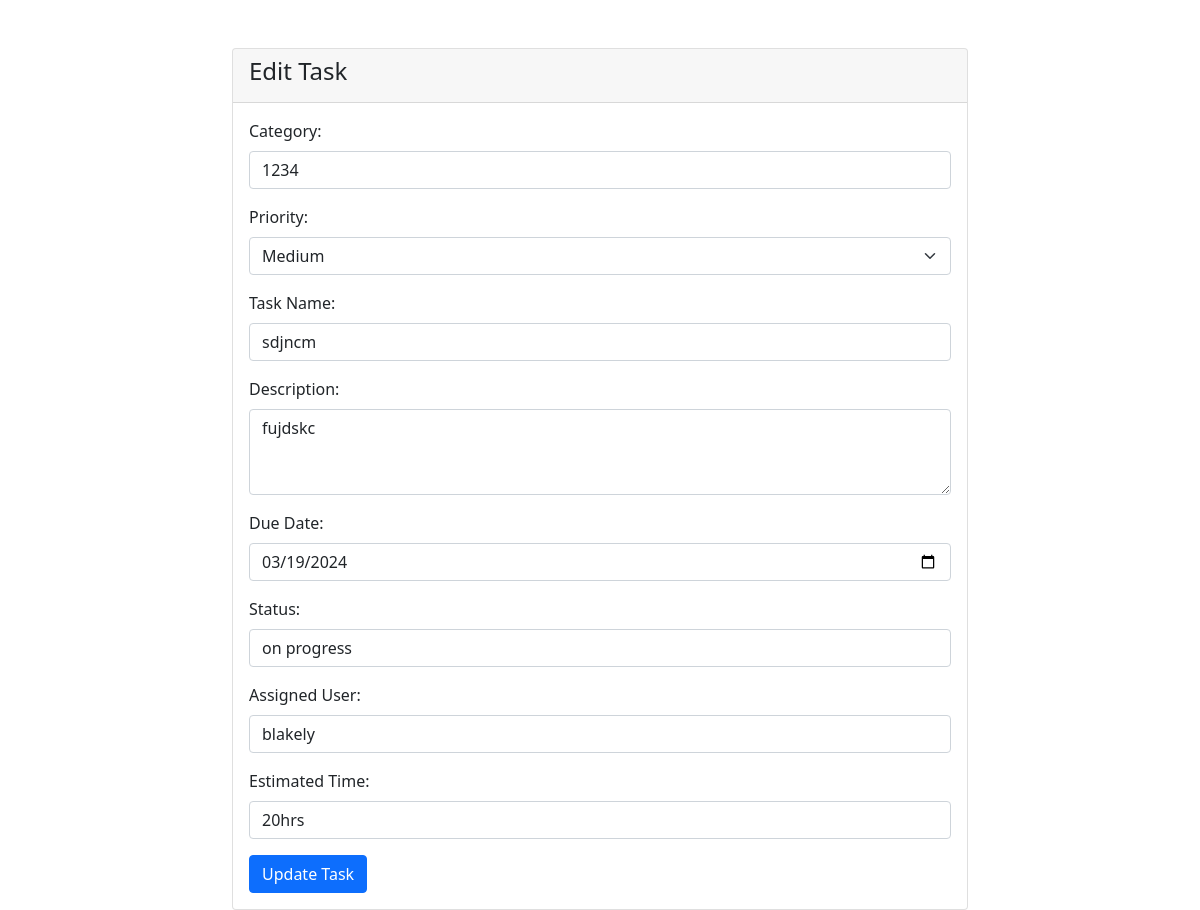
Page /update.php?id=1 on the committed database.
### tables this page shows
CREATE TABLE `tasks` (
  `id` int(11) NOT NULL,
  `category` varchar(255) NOT NULL,
  `priority` enum('Low','Medium','High') NOT NULL,
  `task_name` varchar(255) NOT NULL,
  `description` text DEFAULT NULL,
  `due_date` date DEFAULT NULL,
  `status` varchar(255) DEFAULT NULL,
  `assigned_user` varchar(255) DEFAULT NULL,
  `estimated_time` varchar(50) DEFAULT NULL
);

### update.php (the view, shortened to what this page needs)
<?php
include "config.php";
$task_id = $_GET['id'];
$sql = "SELECT * FROM tasks WHERE id = ?";
$stmt = $pdo->prepare($sql);
$stmt->execute([$task_id]);
$task = $stmt->fetch(PDO::FETCH_ASSOC);
?>
<!DOCTYPE html>
<html lang="en">
<head>
    <link href="https://cdn.jsdelivr.net/npm/bootstrap@5.1.0/dist/css/bootstrap.min.css" rel="stylesheet">
</head>
<body>
<div class="container mt-5">
    <div class="row justify-content-center">
        <div class="col-md-8">
            <div class="card">
                <div class="card-header">
                    <h4>Edit Task</h4>
                </div>
                <div class="card-body">
                    <form action="update.php?id=<?php echo $task_id; ?>" method="post">
                        <div class="mb-3">
                            <label for="category" class="form-label">Category:</label>
                            <input type="text" class="form-control" id="category" name="category" value="<?php echo $task['category']; ?>" required>
                        </div>
                        <div class="mb-3">
                            <label for="priority" class="form-label">Priority:</label>
                            <select class="form-select" id="priority" name="priority" required>
                                <option value="Medium" <?php if ($task['priority'] == 'Medium') echo 'selected'; ?>>Medium</option>
                            </select>
                        </div>
                        <div class="mb-3">
                            <label for="task_name" class="form-label">Task Name:</label>
                            <input type="text" class="form-control" id="task_name" name="task_name" value="<?php echo $task['task_name']; ?>" required>
                        </div>
                        <div class="mb-3">
                            <label for="description" class="form-label">Description:</label>
                            <textarea class="form-control" id="description" name="description" rows="3"><?php echo $task['description']; ?></textarea>
                        </div>
                        <div class="mb-3">
                            <label for="due_date" class="form-label">Due Date:</label>
                            <input type="date" class="form-control" id="due_date" name="due_date" value="<?php echo $task['due_date']; ?>">
                        </div>
                        <div class="mb-3">
                            <label for="status" class="form-label">Status:</label>
                            <input type="text" class="form-control" id="status" name="status" value="<?php echo $task['status']; ?>">
                        </div>
                        <div class="mb-3">
                            <label for="assigned_user" class="form-label">Assigned User:</label>
                            <input type="text" class="form-control" id="assigned_user" name="assigned_user" value="<?php echo $task['assigned_user']; ?>">
                        </div>
                        <div class="mb-3">
                            <label for="estimated_time" class="form-label">Estimated Time:</label>
                            <input type="text" class="form-control" id="estimated_time" name="estimated_time" value="<?php echo $task['estimated_time']; ?>">
                        </div>
                        <button type="submit" class="btn btn-primary">Update Task</button>
                    </form>
                </div>
            </div>
        </div>
    </div>
</div>
</body>
</html>

### rows in the picture
tasks: category "1234", priority "Medium", task_name "sdjncm", description "fujdskc", due_date "03/19/2024", status "on progress", assigned_user "blakely", estimated_time "20hrs"
